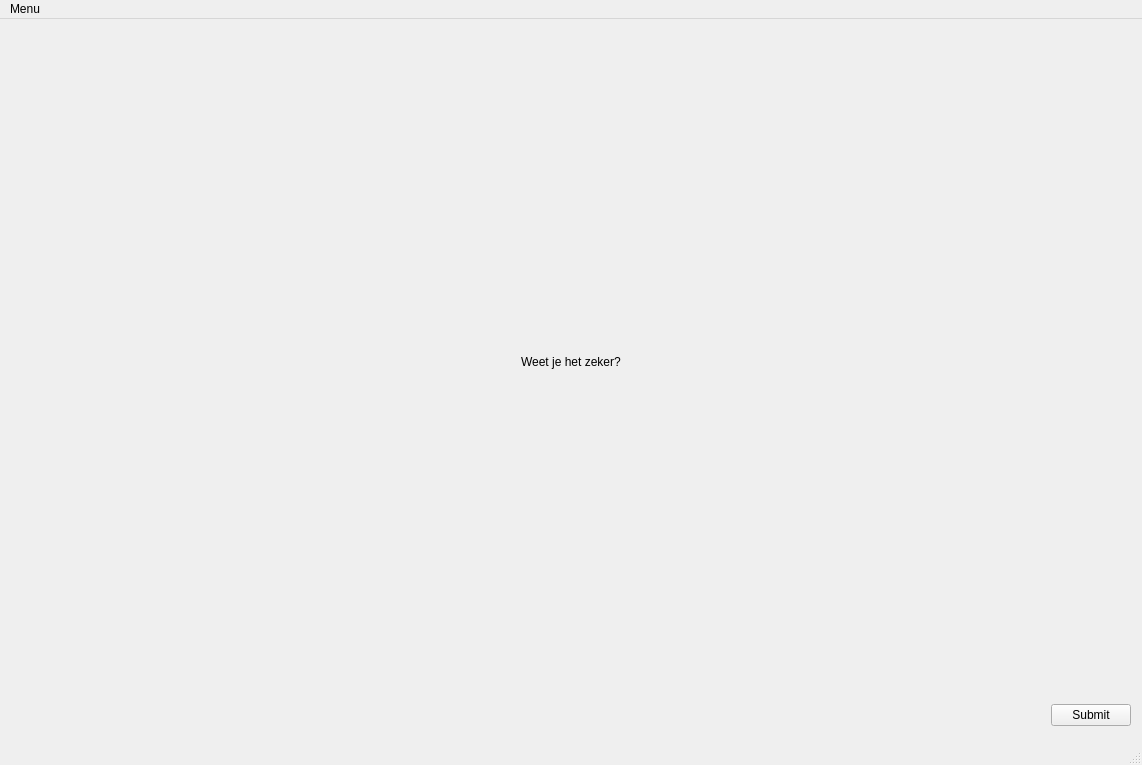
<?xml version="1.0" encoding="UTF-8"?>
<ui version="4.0">
 <class>MainWindow</class>
 <widget class="QMainWindow" name="MainWindow">
  <property name="geometry">
   <rect>
    <x>0</x>
    <y>0</y>
    <width>1142</width>
    <height>765</height>
   </rect>
  </property>
  <property name="windowTitle">
   <string>MainWindow</string>
  </property>
  <widget class="QWidget" name="centralwidget">
   <widget class="QWidget" name="verticalLayoutWidget">
    <property name="geometry">
     <rect>
      <x>10</x>
      <y>6</y>
      <width>1121</width>
      <height>721</height>
     </rect>
    </property>
    <layout class="QVBoxLayout" name="verticalLayout">
     <item>
      <spacer name="verticalSpacer_2">
       <property name="orientation">
        <enum>Qt::Vertical</enum>
       </property>
       <property name="sizeType">
        <enum>QSizePolicy::MinimumExpanding</enum>
       </property>
       <property name="sizeHint" stdset="0">
        <size>
         <width>20</width>
         <height>40</height>
        </size>
       </property>
      </spacer>
     </item>
     <item>
      <layout class="QHBoxLayout" name="horizontalLayout">
       <item>
        <spacer name="horizontalSpacer_3">
         <property name="orientation">
          <enum>Qt::Horizontal</enum>
         </property>
         <property name="sizeType">
          <enum>QSizePolicy::MinimumExpanding</enum>
         </property>
         <property name="sizeHint" stdset="0">
          <size>
           <width>40</width>
           <height>20</height>
          </size>
         </property>
        </spacer>
       </item>
       <item>
        <widget class="QLabel" name="label_2">
         <property name="text">
          <string>Weet je het zeker?</string>
         </property>
         <property name="wordWrap">
          <bool>true</bool>
         </property>
        </widget>
       </item>
       <item>
        <spacer name="horizontalSpacer_2">
         <property name="orientation">
          <enum>Qt::Horizontal</enum>
         </property>
         <property name="sizeType">
          <enum>QSizePolicy::MinimumExpanding</enum>
         </property>
         <property name="sizeHint" stdset="0">
          <size>
           <width>40</width>
           <height>20</height>
          </size>
         </property>
        </spacer>
       </item>
      </layout>
     </item>
     <item>
      <spacer name="verticalSpacer">
       <property name="orientation">
        <enum>Qt::Vertical</enum>
       </property>
       <property name="sizeType">
        <enum>QSizePolicy::MinimumExpanding</enum>
       </property>
       <property name="sizeHint" stdset="0">
        <size>
         <width>20</width>
         <height>40</height>
        </size>
       </property>
      </spacer>
     </item>
     <item>
      <layout class="QHBoxLayout" name="horizontalLayout_2">
       <item>
        <spacer name="horizontalSpacer">
         <property name="orientation">
          <enum>Qt::Horizontal</enum>
         </property>
         <property name="sizeType">
          <enum>QSizePolicy::MinimumExpanding</enum>
         </property>
         <property name="sizeHint" stdset="0">
          <size>
           <width>40</width>
           <height>20</height>
          </size>
         </property>
        </spacer>
       </item>
       <item>
        <widget class="QPushButton" name="pushButton">
         <property name="text">
          <string>Submit</string>
         </property>
        </widget>
       </item>
      </layout>
     </item>
     <item>
      <spacer name="horizontalSpacer_6">
       <property name="orientation">
        <enum>Qt::Horizontal</enum>
       </property>
       <property name="sizeHint" stdset="0">
        <size>
         <width>40</width>
         <height>20</height>
        </size>
       </property>
      </spacer>
     </item>
    </layout>
   </widget>
  </widget>
  <widget class="QMenuBar" name="menubar">
   <property name="geometry">
    <rect>
     <x>0</x>
     <y>0</y>
     <width>1142</width>
     <height>18</height>
    </rect>
   </property>
   <widget class="QMenu" name="menuMenu">
    <property name="title">
     <string>Menu</string>
    </property>
   </widget>
   <addaction name="menuMenu"/>
  </widget>
  <widget class="QStatusBar" name="statusbar"/>
 </widget>
 <resources/>
 <connections/>
</ui>
